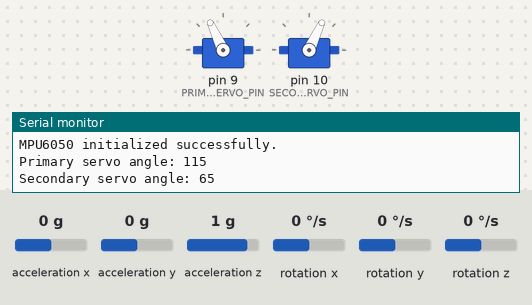
A sketch run on a simulated Arduino Uno, built with avr-gcc and run on an emulated ATmega328P. Parts: 2 × servo, the last lines printed to the serial monitor. The test bench sets the inputs (shaded band); at power-on: acceleration x 0 g, acceleration z 1 g, acceleration y 0 g, rotation x 0 °/s, rotation y 0 °/s, rotation z 0 °/s.

Above: at 1.2 s.
1.3 s: acceleration x set to -1.4 g
At 2.3 s:
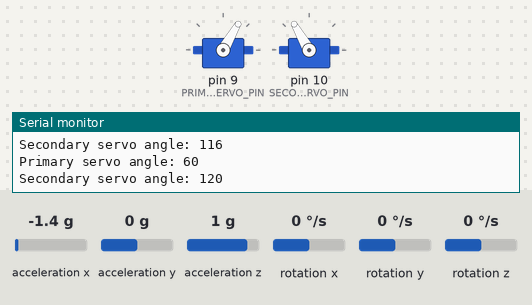
3.2 s: acceleration x set to -0.8 g
4.8 s: acceleration x set to -0.5 g
At 5.9 s:
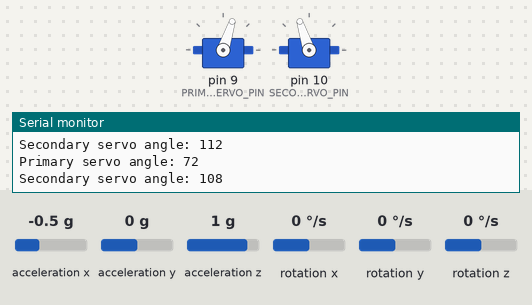
6.6 s: acceleration z set to 1.4 g
At 8.0 s:
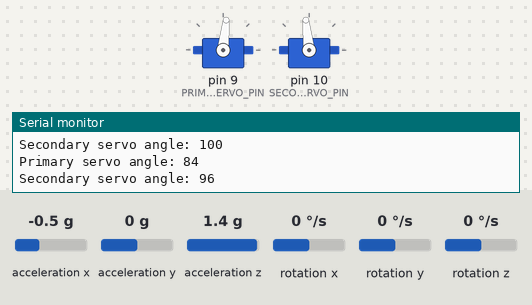
8.4 s: acceleration x set to 0.8 g
At 10.2 s:
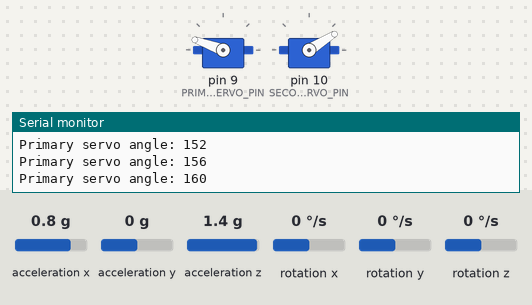
Timing chart, 0 to 11.7 s (numbered marks = the images above; inputs shaded):
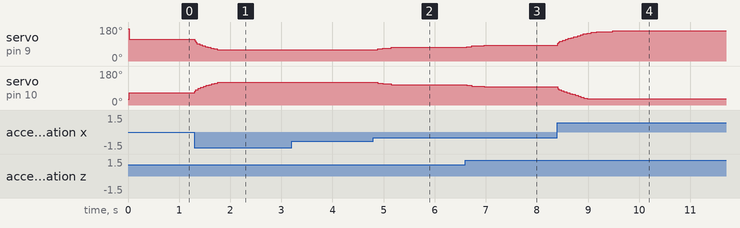

The sketch:

mantis-controller.ino
```cpp
#include <Wire.h>
#include <Servo.h>
#include <MPU6050.h>

// Tilt-controlled dual-servo controller for the Mantis-Blades project.
// This sketch focuses on tunability, clearer behavior, and maintainable structure.

namespace Config {
  constexpr uint8_t PRIMARY_SERVO_PIN = 9;
  constexpr uint8_t SECONDARY_SERVO_PIN = 10;

  constexpr int PRIMARY_START_ANGLE = 170;
  constexpr int SECONDARY_START_ANGLE = 30;

  constexpr int PRIMARY_MIN_ANGLE = 60;
  constexpr int PRIMARY_MAX_ANGLE = 170;

  constexpr int SAFE_MIN_ANGLE = 30;
  constexpr int SAFE_MAX_ANGLE = 170;

  // Ignore small changes to reduce unnecessary movement and servo jitter.
  constexpr int MOVEMENT_DEADBAND = 3;

  // Controls accelerometer smoothing. Higher values produce smoother movement.
  constexpr float FILTER_WEIGHT = 0.90f;

  // Increases how strongly the servos respond to changes in tilt.
  constexpr float TILT_GAIN = 2.50f;

  constexpr float MIN_TILT = -90.0f;
  constexpr float MAX_TILT = 90.0f;

  constexpr unsigned long SAMPLE_INTERVAL_MS = 20;
}

class TiltServoController {
 public:
  void begin() {
    Serial.begin(9600);
    Wire.begin();

    initializeSensor();
    initializeServos();
  }

  void update() {
    const unsigned long currentTime = millis();

    // Maintain a 20 ms update rate without blocking other Arduino tasks.
    if (currentTime - lastSampleTime_ < Config::SAMPLE_INTERVAL_MS) {
      return;
    }

    lastSampleTime_ = currentTime;

    const float measuredTilt = readTiltDegrees();
    filteredTilt_ = applyLowPassFilter(measuredTilt);

    const float adjustedTilt = constrain(
      filteredTilt_ * Config::TILT_GAIN,
      Config::MIN_TILT,
      Config::MAX_TILT
    );

    const int primaryTarget = calculatePrimaryAngle(adjustedTilt);
    const int secondaryTarget = calculateMirroredAngle(primaryTarget);

    updateServo(
      primaryServo_,
      primaryAngle_,
      primaryTarget,
      F("Primary servo")
    );

    updateServo(
      secondaryServo_,
      secondaryAngle_,
      secondaryTarget,
      F("Secondary servo")
    );
  }

 private:
  MPU6050 sensor_;

  Servo primaryServo_;
  Servo secondaryServo_;

  float filteredTilt_ = 0.0f;

  int primaryAngle_ = Config::PRIMARY_START_ANGLE;
  int secondaryAngle_ = Config::SECONDARY_START_ANGLE;

  unsigned long lastSampleTime_ = 0;

  void initializeSensor() {
    sensor_.initialize();

    if (!sensor_.testConnection()) {
      Serial.println(F("Error: MPU6050 connection failed."));

      while (true) {
        delay(1000);
      }
    }

    Serial.println(F("MPU6050 initialized successfully."));
  }

  void initializeServos() {
    primaryServo_.attach(Config::PRIMARY_SERVO_PIN);
    secondaryServo_.attach(Config::SECONDARY_SERVO_PIN);

    primaryServo_.write(primaryAngle_);
    secondaryServo_.write(secondaryAngle_);
  }

  float readTiltDegrees() {
    int16_t accelerationX;
    int16_t accelerationY;
    int16_t accelerationZ;

    sensor_.getAcceleration(
      &accelerationX,
      &accelerationY,
      &accelerationZ
    );

    // Calculate the sensor's tilt around the X-axis.
    return atan2f(
      static_cast<float>(accelerationX),
      static_cast<float>(accelerationZ)
    ) * RAD_TO_DEG;
  }

  float applyLowPassFilter(float measurement) const {
    // Smooth accelerometer noise to prevent sudden servo movement.
    return
      Config::FILTER_WEIGHT * filteredTilt_ +
      (1.0f - Config::FILTER_WEIGHT) * measurement;
  }

  int calculatePrimaryAngle(float tiltDegrees) const {
    const float normalizedTilt =
      (tiltDegrees - Config::MIN_TILT) /
      (Config::MAX_TILT - Config::MIN_TILT);

    const float angle =
      Config::PRIMARY_MIN_ANGLE +
      normalizedTilt *
      (Config::PRIMARY_MAX_ANGLE - Config::PRIMARY_MIN_ANGLE);

    return constrain(
      static_cast<int>(roundf(angle)),
      Config::SAFE_MIN_ANGLE,
      Config::SAFE_MAX_ANGLE
    );
  }

  int calculateMirroredAngle(int primaryAngle) const {
    // Move the second servo in the opposite direction.
    return constrain(
      180 - primaryAngle,
      Config::SAFE_MIN_ANGLE,
      Config::SAFE_MAX_ANGLE
    );
  }

  void updateServo(
    Servo& servo,
    int& currentAngle,
    int targetAngle,
    const __FlashStringHelper* servoName
  ) {
    // Ignore insignificant changes to reduce servo jitter.
    if (abs(targetAngle - currentAngle) <= Config::MOVEMENT_DEADBAND) {
      return;
    }

    currentAngle = targetAngle;
    servo.write(currentAngle);

    Serial.print(servoName);
    Serial.print(F(" angle: "));
    Serial.println(currentAngle);
  }
};

TiltServoController controller;

void setup() {
  controller.begin();
}

void loop() {
  controller.update();
}
```

Measured:
- the behaviour switches between -0.7 and -0.6 g on acceleration x (found by bisection; images 1 and 2)
- after the input at 1.3 s, servo on pin 9 (PRIMARY_SERVO_PIN): moves from 115° to 60° over 0.45 s, starting at once; servo on pin 10 (SECONDARY_SERVO_PIN): moves from 65° to 120° over 0.45 s, starting at once
- after the input at 3.2 s, every drawn part: stays the same
- after the input at 4.8 s, servo on pin 9 (PRIMARY_SERVO_PIN): 60° → 64° after 0.09 s, → 68° 0.10 s later, → 72° 0.16 s later; servo on pin 10 (SECONDARY_SERVO_PIN): 120° → 116° after 0.09 s, → 112° 0.10 s later, → 108° 0.16 s later
- after the input at 6.6 s, servo on pin 9 (PRIMARY_SERVO_PIN): 72° → 76° at once, → 80° 0.10 s later, → 84° 0.24 s later; servo on pin 10 (SECONDARY_SERVO_PIN): 108° → 104° at once, → 100° 0.10 s later, → 96° 0.24 s later
- after the input at 8.4 s, servo on pin 9 (PRIMARY_SERVO_PIN): moves from 84° to 160° over 1.1 s, starting at once; servo on pin 10 (SECONDARY_SERVO_PIN): moves from 96° to 32° over 0.58 s, starting at once
